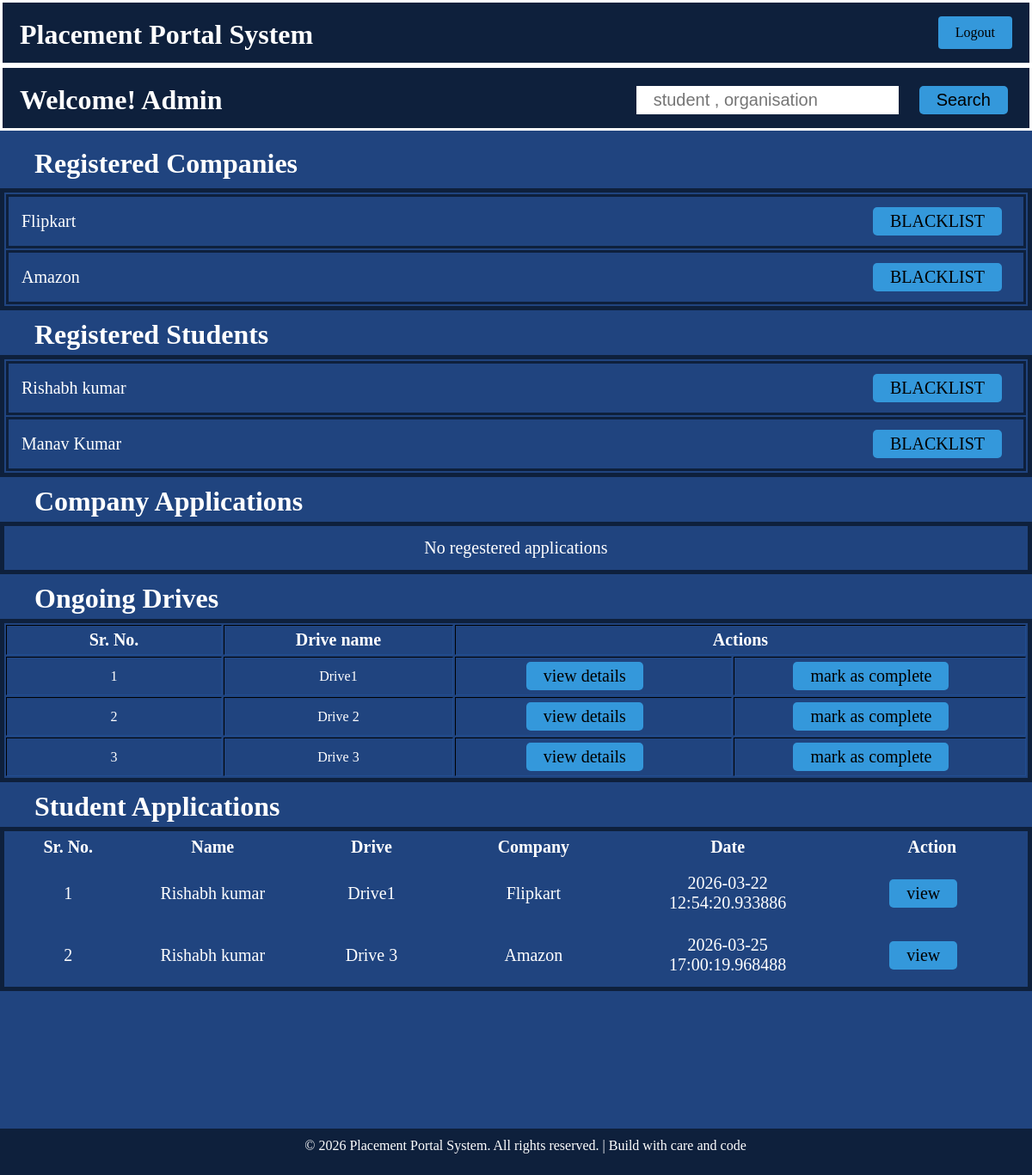
The page /admin_dash (signed in) on the database as committed earlier.
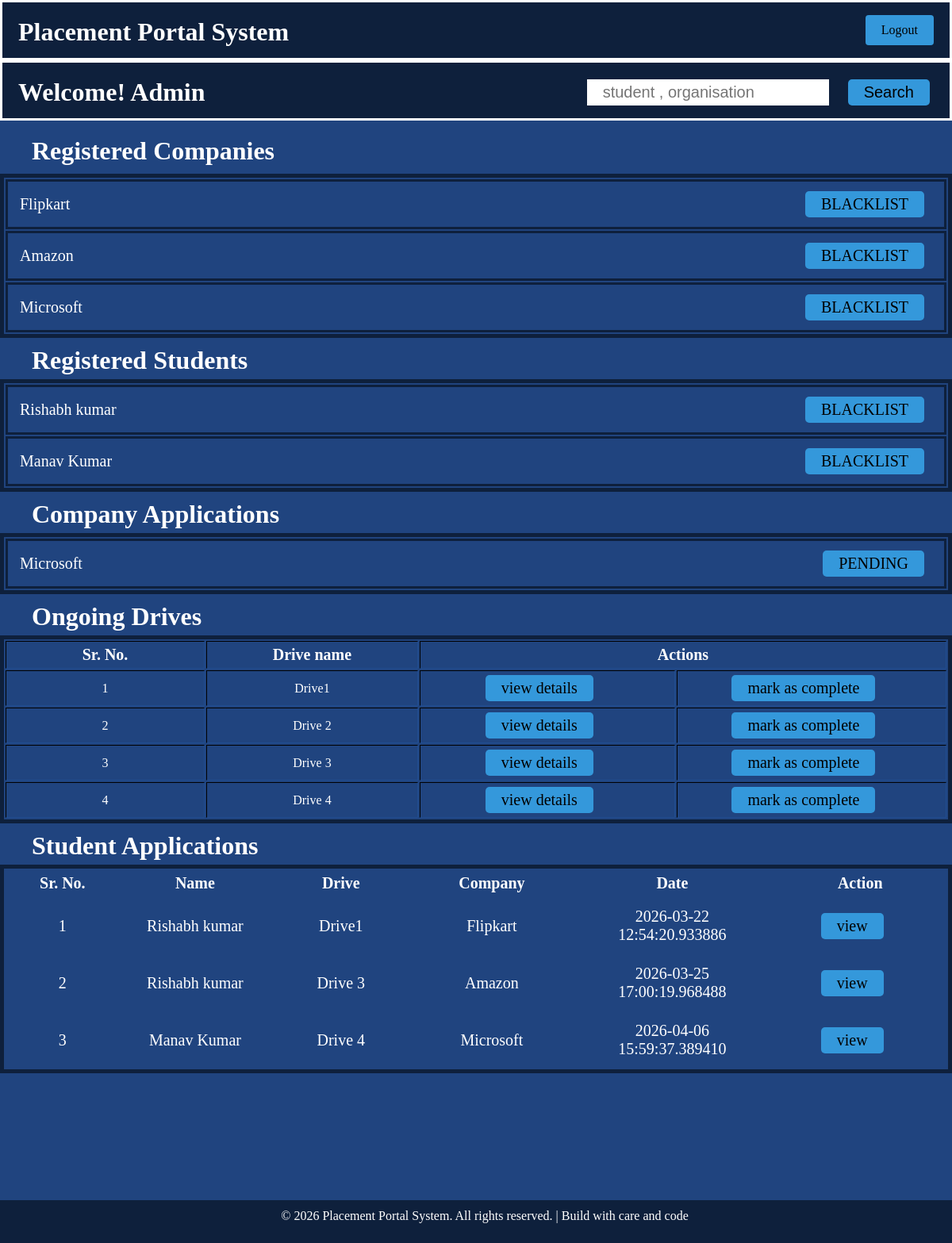
The same page on the database as committed later.
### models.py (models this page shows)
class User(db.Model):
    __tablename__ = 'users'
    id = db.Column(db.Integer , primary_key=True)
    name = db.Column(db.String(100) , nullable=False)
    email = db.Column(db.String(100) , nullable=False , unique=True)
    password = db.Column(db.String(100) , nullable=False , unique=True)
    role = db.Column(db.String(100) , nullable=False)
    contact = db.Column(db.Integer , nullable=False , unique=True)
    is_active = db.Column(db.String(50),default=True)
    is_blacklist = db.Column(db.Boolean, default=False)

class Drive(db.Model):
    __tablename__ = 'drive'
    id = db.Column(db.Integer , primary_key=True)
    user_id = db.Column(db.Integer , db.ForeignKey('users.id') , nullable=False)
    drive_name = db.Column(db.String(100) , nullable=False)
    company_id = db.Column(db.Integer , nullable=False)
    job_title = db.Column(db.String(100) , nullable=False)
    job_description = db.Column(db.String(100) , nullable=True)
    eligibilty = db.Column(db.String(100) , nullable=False)
    deadline = db.Column(db.DateTime)
    status = db.Column(db.String , default="pending")
    user = db.relationship('User', backref='drives')

class Application(db.Model):
    __tablename__ = 'application'
    id = db.Column(db.Integer , primary_key=True)
    student_name = db.Column(db.String , nullable=False)
    student_id = db.Column(db.Integer , nullable=False)
    drive_id = db.Column(db.Integer , db.ForeignKey('drive.id') , nullable=False)
    date = db.Column(db.DateTime , default = datetime.utcnow)
    status = db.Column(db.String , default="applied")
    drive = db.relationship('Drive', backref='applications')

class Profile(db.Model):
    __tablename__ = 'profile'
    company_id = db.Column(db.Integer , db.ForeignKey('drive.company_id') , primary_key=True)
    user_id = db.Column(db.Integer , db.ForeignKey('users.id') , nullable=False)
    company_name = db.Column(db.String(100) , nullable=False, unique=True)
    Hr_contact = db.Column(db.Integer , nullable=False , unique=True)
    website = db.Column(db.String(100) , nullable=False , unique=True)
    Status = db.Column(db.String , default="pending")
    user = db.relationship('User', backref=db.backref('profile', uselist=False))
    drive = db.relationship('Drive', backref='profile')

### app.py (the view)
@app.route('/admin_dash' , methods=['GET','POST'])
def admin_dash():
    if session.get('role') != "admin":
        return redirect(url_for('index'))
    query = User.query.filter_by(role='company')
    companies = query.distinct().all()
    students = User.query.filter_by(role='student').distinct().all()
    applications = Profile.query.filter_by(Status='pending').distinct().all()
    drives = Drive.query.distinct().all()
    drive=aliased(Drive)
    profile=aliased(Profile)
    details = db.session.query(
        Application.id,
        Application.student_name,
        Application.date,
        drive.job_description.label('job_description'),
        drive.job_title.label('job_title'),
        drive.drive_name.label('drive_name'),
        profile.company_name
    ).select_from(Application).join(drive,Application.drive_id==drive.id).join(profile,profile.user_id==drive.user_id).all()
    stu_applications = []
    for detail in details:
        stu_applications.append({
            'id':detail.id,
            'student_name':detail.student_name,
            'department':detail.job_description,
            'job_title':detail.job_title,
            'drive_name':detail.drive_name,
            'company_name':detail.company_name,
            'date':detail.date
        })
    return render_template('admin_dash.html' , companies=companies , students=students, applications=applications, drives=drives, stu_applications=stu_applications)

### templates/admin_dash.html (shortened to what this page needs)
{% extends "base.html" %}
{% block content %}
<div class="contain">
    <div class="ban flex">
        <h1>Welcome! Admin</h1>
        <form class="navigation" method="GET" action="/admin/search">
            <input name='search_query' type="search" class="search" placeholder="student , organisation" value="{{search_query or ''}}">
            <button type="submit" class="btn">Search</button>
        </form>
    </div>
    <div class="comapny-banner">
        <div style="display: flex; justify-content: space-between; padding-top:10px; padding-bottom:5px">
            <h1><span style="color: white;padding-left:20px;">Registered Companies</span></h1>
        </div>
        <div class="com-list">
            <table>
                {% if companies %}
                {% for company in companies %}
                <tr>
                    <td style="border: 3px solid rgb(14, 32, 60);">
                        <div style="display: flex; justify-content: space-between; align-items: center;">
                            <div style="color:white; padding:12px 10px; font-size:20px;">{{ company.name }}</div>
                            <div>
                                {% if company.is_blacklist %}
                                    <a href="{{url_for('un_blacklist_company' ,id=company.id)}}">REMOVE BLACKLIST</a>
                                {% else %}
                                    <a href="{{url_for('blacklist_company' ,id=company.id)}}">BLACKLIST</a>
                                {% endif %}
                            </div>
                        </div>
                    </td>
                </tr>
                {% endfor %}
                {% else %}
                <tr class="application_td">
                    <td colspan="5" style="color: white;">No Company regestered</td>
                </tr>
                {% endif %}
            </table>
        </div>
    </div>
    <div class="patient-banner">
        <h1><span style="color: white;padding-left:20px;">Registered Students</span></h1>
        <div class="patient-list">
            <table>
                {% if students %}
                {% for student in students %}
                <tr>
                    <td style="border: 3px solid rgb(14, 32, 60);">
                        <div style="display: flex; justify-content: space-between; align-items: center;">
                            <div style="color:white; padding:12px 10px; font-size:20px;">{{ student.name }}</div>
                            <div>
                                {% if student.is_blacklist %}
                                    <a href="{{url_for('un_blacklist_student' ,id=student.id)}}">REMOVE BLACKLIST</a>
                                {% else %}
                                    <a href="{{url_for('blacklist_company' ,id=student.id)}}">BLACKLIST</a>
                                {% endif %}
                            </div>
                        </div>
                    </td>
                </tr>
                {% endfor %}
                {% else %}
                <tr class="application_td">
                    <td colspan="5" style="color: white;">No students regestered</td>
                </tr>
                {% endif %}
            </table>
        </div>
    </div>
    <div class="patient-banner">
        <h1><span style="color: white;padding-left:20px;">Company Applications</span></h1>
        <div class="patient-list">
            <table>
                {% if applications %}
                {% for application in applications %}
                <tr>
                    <td style="border: 3px solid rgb(14, 32, 60);">
                        <div style="display: flex; justify-content: space-between; align-items: center;">
                            <div style="color:white; padding:12px 10px; font-size:20px;">{{ application.company_name }}</div>
                            <a href="{{url_for('approve_company',id=application.company_id)}}">{{ (application.Status).upper() }}</a>
                        </div>
                    </td>
                </tr>
                {% endfor %}
                {% else %}
                <tr class="application_td">
                    <td colspan="5" style="color: white;">No regestered applications</td>
                </tr>
                {% endif %}
            </table>
        </div>
    </div>
    <div class="drive-banner">
        <h1><span style="color: white;padding-left:20px;">Ongoing Drives</span></h1>
        <table border="2">
            {% if drives %}
                <tr class="application_td_1">
                    <th>Sr. No.</th>
                    <th>Drive name</th>
                    <th colspan="2">Actions</th>
                </tr>
                {% for drive in drives %}
                <tr class="application_td_1">
                    <td>{{drive.id}}</td>
                    <td>{{drive.drive_name}}</td>
                    <td><a href="{{url_for('view_details',id=drive.id)}}">view details</a></td>
                    <td><a href="{{url_for('drive_approve',id=drive.id)}}">mark as complete</a></td>
                </tr>
                {% endfor %}
            {% else %}
            <tr class="application_td">
                <td colspan="5" style="color: white;">No pending drives</td>
            </tr>
            {% endif %}
        </table>
    </div>
    <div class="application-banner">
        <h1><span style="color: white;padding-left:20px;">Student Applications</span></h1>
        <table>
            {% if stu_applications %}
                <tr>
                    <th>Sr. No.</th>
                    <th>Name</th>
                    <th>Drive</th>
                    <th>Company</th>
                    <th>Date</th>
                    <th>Action</th>
                </tr>
                {% for application in stu_applications %}
                <tr class="application_td">
                    <td>{{ application.id}}</td>
                    <td>{{ application.student_name}}</td>
                    <td>{{ application.drive_name}}</td>
                    <td>{{ application.company_name}}</td>
                    <td>{{ application.date}}</td>
                    <td><a href="{{url_for('stu_application',app_id=application.id,job=application.job_title)}}">view</a></td>
                </tr>
                {% endfor %}
            {% else %}
            <tr class="application_td">
                <td colspan="5" style="color: white;">No pending applications</td>
            </tr>
            {% endif %}
        </table>
    </div>
</div>
{% endblock %}

### templates/base.html (shortened to what this page needs)
<!DOCTYPE html>
<html lang="en">
<head>
</head>
<body>
    <div class="main">
        <div class="banner flex">
            <h1>Placement Portal System</h1>
            <nav class="navigation">
                {% if not session.get('role') %}
                <a href="{{url_for("login")}}" class="btn">Login</a>
                <a href="{{url_for("register")}}" class="btn">SignIn</a>
                {% elif session.get('role') == 'admin' %}
                <a href="{{url_for("logout")}}" class="btn">Logout</a>
                {% elif session.get('role') == 'company' %}
                <a href="{{url_for("logout")}}" class="btn">Logout</a>
                {% elif session.get('role') == 'student' %}
                <a href="{{url_for("logout")}}" class="btn">Logout</a>
                {% endif %}
            </nav>
        </div>
    </div>
    {% block content%}
    {% endblock %}
    <footer class="foot">
        <p>&copy; 2026 Placement Portal System. All rights reserved. | Build with care and code</p>
    </footer>
</body>
</html>

### templates/base.html (style rules this page uses)
* { margin: 0; padding: 0; text-decoration: none; list-style: none; }
.flex { display: flex; justify-content: space-between; align-items: center; }
.banner { height: 70px; color: white; border: 3px solid white; background-color: rgb(14, 32, 60); }
a.btn { display: inline-block; padding: 10px 20px; background-color: #3498db; color: black; text-decoration: none; border-radius: 4px; font-size: 1rem; text-align: center; transition: all 0.3s ease; margin-right: 20px; }
.foot { height: 40px; color: white; border: 3px solid rgb(14, 32, 60); padding-left: 20px; background-color: rgb(14, 32, 60); text-align: center; padding-top: 8px; width: 98%; margin-top: 80px; }
h1 { padding-left: 20px; }

### templates/admin_dash.html (style rules this page uses)
* { margin: 0; padding: 0; text-decoration: none; list-style: none; }
.flex { display: flex; justify-content: space-between; align-items: center; }
body { background-color: rgb(32, 68, 127); height: 200px; }
.ban { height: 70px; color: white; border: 3px solid white; background-color: rgb(14, 32, 60); }
input { font-size: 20px; margin-left: 20px; margin-top: 10px; margin-bottom: 5px; padding: 5px 20px; border: none; }
button { font-size: 20px; margin-left: 20px; margin-top: 10px; margin-bottom: 5px; background-color: #3498db; border: none; border-radius: 5px; padding: 5px 20px; margin-right: 25px; }
h1 { padding-left: 20px; margin-top: 10px; margin-bottom: 5px; }
a { display: inline-block; padding: 5px 20px; background-color: #3498db; color: black; text-decoration: none; border-radius: 5px; font-size: 20px; text-align: center; transition: all 0.3s ease; margin-right: 20px; }
table { border: 5px solid rgb(14, 32, 60); }
td { width: 1500px; text-align: center; padding: 5px 5px; color: white; }
th { width: 1500px; color: white; padding: 5px 5px; font-size: 20px; }
.contain { background-color: rgb(32, 68, 127); }
.application_td td { color:white; padding:12px 10px; font-size:20px; }
.application-banner { margin-bottom: 160px; }

Rows that differ between the two databases and show on the page:
added User: name "Microsoft", shown under "Registered Companies"
added Profile: company_name "Microsoft", Status "PENDING"
added Drive: id "4", drive_name "Drive 4"
added Application: id "3", student_name "Manav Kumar", drive_name "Drive 4", company_name "Microsoft", date "2026-04-06 15:59:37.389410"
Other text that changed with them:
text no longer shown: "No regestered applications"
